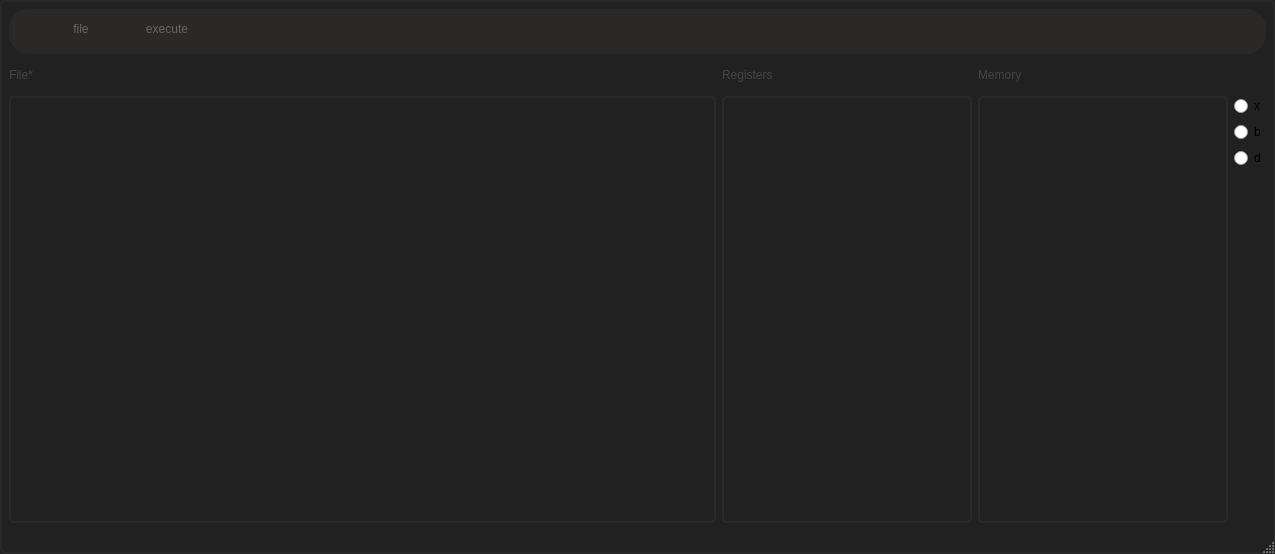
<?xml version="1.0" encoding="UTF-8"?>
<ui version="4.0">
 <class>MainWin</class>
 <widget class="QMainWindow" name="MainWin">
  <property name="geometry">
   <rect>
    <x>0</x>
    <y>0</y>
    <width>1275</width>
    <height>554</height>
   </rect>
  </property>
  <property name="windowTitle">
   <string>MainWin</string>
  </property>
  <property name="autoFillBackground">
   <bool>false</bool>
  </property>
  <property name="styleSheet">
   <string notr="true">#MainWin{
color: rgb(255, 245, 235);
background-color: rgb(34, 33, 33);
border: 2px solid rgb(42, 41, 39);
border-radius: 5px ;
}</string>
  </property>
  <widget class="QWidget" name="centralwidget">
   <property name="sizePolicy">
    <sizepolicy hsizetype="Expanding" vsizetype="Expanding">
     <horstretch>0</horstretch>
     <verstretch>0</verstretch>
    </sizepolicy>
   </property>
   <layout class="QGridLayout" name="gridLayout">
    <item row="2" column="1" colspan="3">
     <layout class="QGridLayout" name="gridLayout_2">
      <item row="0" column="0">
       <widget class="QLabel" name="fileNameLabel">
        <property name="maximumSize">
         <size>
          <width>16777215</width>
          <height>30</height>
         </size>
        </property>
        <property name="styleSheet">
         <string notr="true">QLabel
{
color:rgb(69, 67, 65);
	font: 9pt &quot;JetBrains Mono&quot;;
}</string>
        </property>
        <property name="text">
         <string>File*</string>
        </property>
       </widget>
      </item>
      <item row="1" column="0" rowspan="5">
       <widget class="CodeEditor" name="plainTextEdit">
        <property name="styleSheet">
         <string notr="true">QPlainTextEdit {
border: 2px solid rgb(42, 41, 39);
border-radius: 5px;
color: rgb(255, 245, 235);
background-color: rgb(34, 33, 33);
font: 9pt &quot;JetBrains Mono&quot;;
height: 0px;
width:0px;
selection-background-color: rgb(250, 228, 176);
selection-color:rgb(42, 41, 39);
selection-radius: 2px
}</string>
        </property>
        <property name="verticalScrollBarPolicy">
         <enum>Qt::ScrollBarAlwaysOff</enum>
        </property>
        <property name="horizontalScrollBarPolicy">
         <enum>Qt::ScrollBarAlwaysOff</enum>
        </property>
       </widget>
      </item>
      <item row="0" column="1">
       <widget class="QLabel" name="registersLabel">
        <property name="maximumSize">
         <size>
          <width>16777215</width>
          <height>30</height>
         </size>
        </property>
        <property name="styleSheet">
         <string notr="true">QLabel
{
color:rgb(69, 67, 65);
	font: 9pt &quot;JetBrains Mono&quot;;
}</string>
        </property>
        <property name="text">
         <string>Registers</string>
        </property>
       </widget>
      </item>
      <item row="0" column="2">
       <widget class="QLabel" name="label">
        <property name="maximumSize">
         <size>
          <width>16777215</width>
          <height>30</height>
         </size>
        </property>
        <property name="styleSheet">
         <string notr="true">QLabel
{
color:rgb(69, 67, 65);
	font: 9pt &quot;JetBrains Mono&quot;;
}</string>
        </property>
        <property name="text">
         <string>Memory</string>
        </property>
       </widget>
      </item>
      <item row="1" column="1" rowspan="5">
       <widget class="QTableView" name="registerView">
        <property name="maximumSize">
         <size>
          <width>250</width>
          <height>16777215</height>
         </size>
        </property>
        <property name="styleSheet">
         <string notr="true">QTableView{
border: 2px solid rgb(42, 41, 39);
border-radius: 5px;
color:rgb(103, 100, 97);
background-color: rgb(34, 33, 33);
font: 9pt &quot;JetBrains Mono&quot; ;
height: 0px;
width:0px;
}</string>
        </property>
        <property name="verticalScrollBarPolicy">
         <enum>Qt::ScrollBarAlwaysOff</enum>
        </property>
        <property name="horizontalScrollBarPolicy">
         <enum>Qt::ScrollBarAlwaysOff</enum>
        </property>
       </widget>
      </item>
      <item row="1" column="2" rowspan="5">
       <widget class="QTableView" name="tableView">
        <property name="maximumSize">
         <size>
          <width>250</width>
          <height>16777215</height>
         </size>
        </property>
        <property name="styleSheet">
         <string notr="true">QTableView{
border: 2px solid rgb(42, 41, 39);
border-radius: 5px;
color:rgb(103, 100, 97);
background-color: rgb(34, 33, 33);
font: 9pt &quot;JetBrains Mono&quot; ;
height: 0px;
width:0px;
}</string>
        </property>
        <property name="verticalScrollBarPolicy">
         <enum>Qt::ScrollBarAlwaysOff</enum>
        </property>
        <property name="horizontalScrollBarPolicy">
         <enum>Qt::ScrollBarAlwaysOff</enum>
        </property>
       </widget>
      </item>
      <item row="1" column="3">
       <widget class="QRadioButton" name="radioButton_3">
        <property name="text">
         <string>x</string>
        </property>
       </widget>
      </item>
      <item row="3" column="3">
       <widget class="QRadioButton" name="radioButton_2">
        <property name="text">
         <string>d</string>
        </property>
       </widget>
      </item>
      <item row="2" column="3">
       <widget class="QRadioButton" name="radioButton">
        <property name="text">
         <string>b</string>
        </property>
       </widget>
      </item>
     </layout>
    </item>
    <item row="0" column="1" colspan="3">
     <widget class="topBarWidget" name="topBar" native="true">
      <property name="maximumSize">
       <size>
        <width>16777215</width>
        <height>45</height>
       </size>
      </property>
      <property name="styleSheet">
       <string notr="true">#topBar{
background-color: rgb(42, 41, 39);
border: 0px solid;
border-top-left-radius: 20px;
border-top-right-radius: 20px;
border-bottom-right-radius: 20px;
border-bottom-left-radius: 20px;
border-color:rgb(42, 41, 39);
}</string>
      </property>
      <layout class="QGridLayout" name="gridLayout_3">
       <item row="0" column="8">
        <widget class="QPushButton" name="minimizeButton">
         <property name="maximumSize">
          <size>
           <width>40</width>
           <height>16777215</height>
          </size>
         </property>
         <property name="text">
          <string/>
         </property>
         <property name="icon">
          <iconset resource="resources.qrc">
           <normaloff>:/resources/MINIM.png</normaloff>:/resources/MINIM.png</iconset>
         </property>
         <property name="flat">
          <bool>true</bool>
         </property>
        </widget>
       </item>
       <item row="0" column="11">
        <spacer name="horizontalSpacer_3">
         <property name="orientation">
          <enum>Qt::Horizontal</enum>
         </property>
         <property name="sizeType">
          <enum>QSizePolicy::Minimum</enum>
         </property>
         <property name="sizeHint" stdset="0">
          <size>
           <width>10</width>
           <height>10</height>
          </size>
         </property>
        </spacer>
       </item>
       <item row="0" column="0">
        <spacer name="horizontalSpacer_2">
         <property name="orientation">
          <enum>Qt::Horizontal</enum>
         </property>
         <property name="sizeType">
          <enum>QSizePolicy::Minimum</enum>
         </property>
         <property name="sizeHint" stdset="0">
          <size>
           <width>10</width>
           <height>20</height>
          </size>
         </property>
        </spacer>
       </item>
       <item row="0" column="1" rowspan="2" colspan="2">
        <widget class="QLabel" name="iconLabel">
         <property name="maximumSize">
          <size>
           <width>20</width>
           <height>20</height>
          </size>
         </property>
         <property name="text">
          <string/>
         </property>
         <property name="pixmap">
          <pixmap resource="resources.qrc">:/resources/RAWRS.png</pixmap>
         </property>
         <property name="scaledContents">
          <bool>true</bool>
         </property>
        </widget>
       </item>
       <item row="0" column="10">
        <widget class="QPushButton" name="exitButton">
         <property name="maximumSize">
          <size>
           <width>40</width>
           <height>20</height>
          </size>
         </property>
         <property name="text">
          <string/>
         </property>
         <property name="icon">
          <iconset resource="resources.qrc">
           <normaloff>:/resources/EXIT.png</normaloff>:/resources/EXIT.png</iconset>
         </property>
         <property name="flat">
          <bool>true</bool>
         </property>
        </widget>
       </item>
       <item row="0" column="5">
        <widget class="QPushButton" name="executeButton">
         <property name="maximumSize">
          <size>
           <width>16777215</width>
           <height>45</height>
          </size>
         </property>
         <property name="styleSheet">
          <string notr="true">QPushButton{
	font: 9pt &quot;JetBrains Mono&quot;;
	color:rgb(103, 100, 97)

}</string>
         </property>
         <property name="text">
          <string>execute</string>
         </property>
         <property name="flat">
          <bool>true</bool>
         </property>
        </widget>
       </item>
       <item row="0" column="7">
        <spacer name="horizontalSpacer">
         <property name="orientation">
          <enum>Qt::Horizontal</enum>
         </property>
         <property name="sizeHint" stdset="0">
          <size>
           <width>10</width>
           <height>20</height>
          </size>
         </property>
        </spacer>
       </item>
       <item row="0" column="4">
        <widget class="QPushButton" name="fileButton">
         <property name="maximumSize">
          <size>
           <width>16777215</width>
           <height>45</height>
          </size>
         </property>
         <property name="contextMenuPolicy">
          <enum>Qt::ActionsContextMenu</enum>
         </property>
         <property name="styleSheet">
          <string notr="true">QPushButton{
	font: 9pt &quot;JetBrains Mono&quot;;
	color:rgb(103, 100, 97)

}</string>
         </property>
         <property name="text">
          <string>file</string>
         </property>
         <property name="flat">
          <bool>true</bool>
         </property>
        </widget>
       </item>
       <item row="0" column="9">
        <widget class="QPushButton" name="maximizeButton">
         <property name="maximumSize">
          <size>
           <width>40</width>
           <height>20</height>
          </size>
         </property>
         <property name="text">
          <string/>
         </property>
         <property name="icon">
          <iconset resource="resources.qrc">
           <normaloff>:/resources/MAXIM.png</normaloff>:/resources/MAXIM.png</iconset>
         </property>
         <property name="flat">
          <bool>true</bool>
         </property>
        </widget>
       </item>
      </layout>
      <zorder>iconLabel</zorder>
      <zorder>minimizeButton</zorder>
      <zorder>maximizeButton</zorder>
      <zorder>executeButton</zorder>
      <zorder>exitButton</zorder>
      <zorder>fileButton</zorder>
     </widget>
    </item>
   </layout>
  </widget>
  <widget class="QMenuBar" name="menubar">
   <property name="geometry">
    <rect>
     <x>0</x>
     <y>0</y>
     <width>1275</width>
     <height>25</height>
    </rect>
   </property>
  </widget>
  <widget class="QStatusBar" name="statusbar"/>
 </widget>
 <customwidgets>
  <customwidget>
   <class>topBarWidget</class>
   <extends>QWidget</extends>
   <header location="global">topbarwidget.h</header>
   <container>1</container>
  </customwidget>
  <customwidget>
   <class>CodeEditor</class>
   <extends>QPlainTextEdit</extends>
   <header location="global">codeeditor.h</header>
  </customwidget>
 </customwidgets>
 <resources>
  <include location="resources.qrc"/>
 </resources>
 <connections/>
</ui>
